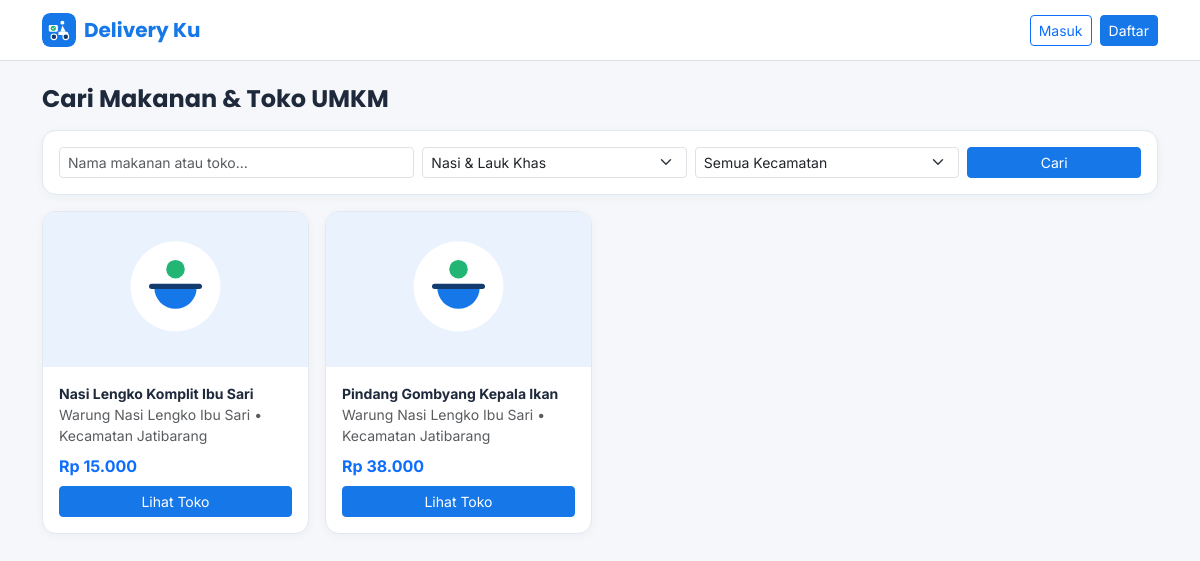
The page /index.php?route=user/search&category_id=1 on the database its author committed.
### tables this page shows
CREATE TABLE IF NOT EXISTS `products` (
    `id` BIGINT UNSIGNED AUTO_INCREMENT PRIMARY KEY,
    `merchant_id` BIGINT UNSIGNED NOT NULL,
    `category_id` INT UNSIGNED NULL,
    `name` VARCHAR(180) NOT NULL,
    `slug` VARCHAR(200) NOT NULL,
    `description` TEXT NULL,
    `price` DECIMAL(12,2) NOT NULL,
    `promo_price` DECIMAL(12,2) NULL,
    `stock` INT NOT NULL DEFAULT 100,
    `is_available` TINYINT(1) NOT NULL DEFAULT 1,
    `is_featured` TINYINT(1) NOT NULL DEFAULT 0,
    `sold_count` INT UNSIGNED NOT NULL DEFAULT 0,
    `rating_avg` DECIMAL(3,2) NOT NULL DEFAULT 5.00,
    `created_at` TIMESTAMP DEFAULT CURRENT_TIMESTAMP,
    `updated_at` TIMESTAMP DEFAULT CURRENT_TIMESTAMP ON UPDATE CURRENT_TIMESTAMP,
    `deleted_at` TIMESTAMP NULL DEFAULT NULL,
    INDEX `idx_prod_merchant` (`merchant_id`),
    INDEX `idx_prod_cat` (`category_id`),
    INDEX `idx_prod_avail` (`is_available`),
    CONSTRAINT `fk_prod_merchant` FOREIGN KEY (`merchant_id`) REFERENCES `merchants`(`id`) ON DELETE CASCADE,
    CONSTRAINT `fk_prod_cat` FOREIGN KEY (`category_id`) REFERENCES `categories`(`id`) ON DELETE SET NULL
);

CREATE TABLE IF NOT EXISTS `merchants` (
    `id` BIGINT UNSIGNED AUTO_INCREMENT PRIMARY KEY,
    `user_id` BIGINT UNSIGNED NOT NULL UNIQUE,
    `merchant_category_id` INT UNSIGNED NULL,
    `district_id` INT UNSIGNED NULL,
    `village_id` INT UNSIGNED NULL,
    `store_name` VARCHAR(160) NOT NULL,
    `slug` VARCHAR(180) NOT NULL UNIQUE,
    `description` TEXT NULL,
    `logo_path` VARCHAR(255) NULL,
    `banner_path` VARCHAR(255) NULL,
    `address` TEXT NOT NULL,
    `postal_code` VARCHAR(10) NULL,
    `latitude` DECIMAL(10,7) NULL,
    `longitude` DECIMAL(10,7) NULL,
    `open_time` TIME NOT NULL DEFAULT '08:00:00',
    `close_time` TIME NOT NULL DEFAULT '21:00:00',
    `is_open` TINYINT(1) NOT NULL DEFAULT 1,
    `verification_status` ENUM('pending','approved','rejected') NOT NULL DEFAULT 'pending',
    `verification_notes` TEXT NULL,
    `commission_rate` DECIMAL(5,2) NULL COMMENT 'Override komisi persen khusus merchant jika diisi',
    `rating_avg` DECIMAL(3,2) NOT NULL DEFAULT 5.00,
    `total_reviews` INT UNSIGNED NOT NULL DEFAULT 0,
    `is_recommended` TINYINT(1) NOT NULL DEFAULT 0,
    `is_demo` TINYINT(1) NOT NULL DEFAULT 0,
    `created_at` TIMESTAMP DEFAULT CURRENT_TIMESTAMP,
    `updated_at` TIMESTAMP DEFAULT CURRENT_TIMESTAMP ON UPDATE CURRENT_TIMESTAMP,
    `deleted_at` TIMESTAMP NULL DEFAULT NULL,
    INDEX `idx_merchant_verify` (`verification_status`, `is_open`),
    INDEX `idx_merchant_district` (`district_id`),
    CONSTRAINT `fk_merchant_user` FOREIGN KEY (`user_id`) REFERENCES `users`(`id`) ON DELETE CASCADE,
    CONSTRAINT `fk_merchant_cat` FOREIGN KEY (`merchant_category_id`) REFERENCES `merchant_categories`(`id`) ON DELETE SET NULL,
    CONSTRAINT `fk_merchant_dist` FOREIGN KEY (`district_id`) REFERENCES `districts`(`id`) ON DELETE SET NULL,
    CONSTRAINT `fk_merchant_vil` FOREIGN KEY (`village_id`) REFERENCES `villages`(`id`) ON DELETE SET NULL
);

CREATE TABLE IF NOT EXISTS `districts` (
    `id` INT UNSIGNED AUTO_INCREMENT PRIMARY KEY,
    `regency_name` VARCHAR(100) NOT NULL DEFAULT 'Kabupaten Indramayu',
    `province_name` VARCHAR(100) NOT NULL DEFAULT 'Jawa Barat',
    `name` VARCHAR(120) NOT NULL,
    `postal_code` VARCHAR(10) NULL,
    `latitude` DECIMAL(10,7) NULL,
    `longitude` DECIMAL(10,7) NULL,
    `base_delivery_fee` DECIMAL(12,2) NOT NULL DEFAULT 6000.00,
    `per_km_fee` DECIMAL(12,2) NOT NULL DEFAULT 2500.00,
    `is_active` TINYINT(1) NOT NULL DEFAULT 1,
    `created_at` TIMESTAMP DEFAULT CURRENT_TIMESTAMP,
    `updated_at` TIMESTAMP DEFAULT CURRENT_TIMESTAMP ON UPDATE CURRENT_TIMESTAMP,
    `deleted_at` TIMESTAMP NULL DEFAULT NULL,
    UNIQUE KEY `uq_district_regency` (`regency_name`, `name`),
    INDEX `idx_district_active` (`is_active`)
);

### app/controllers/UserController.php (called while the page is built, shortened)
<?php
final class UserController
{
    public function search(): void
    {
        $pdo = Database::connection();
        $q = trim((string)($_GET['q'] ?? ''));
        $catId = (int)($_GET['category_id'] ?? 0);
        $sql = 'SELECT p.*, m.store_name, m.id AS merchant_id, d.name AS district_name,
                       (SELECT image_path FROM product_images WHERE product_id=p.id AND is_primary=1 LIMIT 1) AS primary_image
                FROM products p
                JOIN merchants m ON m.id=p.merchant_id
                LEFT JOIN districts d ON d.id=m.district_id
                WHERE p.is_available = 1 AND p.deleted_at IS NULL AND m.verification_status="approved"';
        $params = [];
        if ($catId > 0) {
            $sql .= ' AND p.category_id = ?';
            $params[] = $catId;
        }
        $sql .= ' ORDER BY p.sold_count DESC LIMIT 50';
        $stmt = $pdo->prepare($sql);
        $stmt->execute($params);
        $products = $stmt->fetchAll();
        $categories = $pdo->query('SELECT * FROM categories WHERE is_active = 1 AND deleted_at IS NULL ORDER BY sort_order')->fetchAll();
        render_view('user/search', compact('products', 'categories', 'districts', 'q', 'catId', 'distId') + [
            'pageTitle' => 'Cari Makanan & Merchant - Delivery Ku',
        ], 'user_shell');
    }
}

### index.php (called while the page is built, shortened)
<?php
$routes = require BASE_PATH . '/routes/web.php';
$route = trim((string)($_GET['route'] ?? ''), '/');
$handler = $routes[$route];
$isPost = ($_SERVER['REQUEST_METHOD'] ?? 'GET') === 'POST';
if ($isPost && isset($handler[2], $handler[3])) {
    $controllerClass = $handler[2];
    $method = $handler[3];
} else {
    $method = $handler[1];
}
$controller = new $controllerClass();
$controller->{$method}();

### resources/views/user/search.php (the view, shortened to what this page needs)
<h4 class="fw-bold mb-3">Cari Makanan & Toko UMKM</h4>
<div class="dk-card p-3 mb-3">
    <form method="GET" class="row g-2">
        <div class="col-md-4"><input type="text" name="q" value="<?= e($q) ?>" class="form-control form-control-sm" placeholder="Nama makanan atau toko..."></div>
        <div class="col-md-3"><select name="category_id" class="form-select form-select-sm"><option value="0">Semua Kategori</option><?php foreach ($categories as $c): ?><option value="<?= (int)$c['id'] ?>" <?= $catId === (int)$c['id'] ? 'selected' : '' ?>><?= e($c['name']) ?></option><?php endforeach; ?></select></div>
        <div class="col-md-3"><select name="district_id" class="form-select form-select-sm"><option value="0">Semua Kecamatan</option></select></div>
        <div class="col-md-2"><button class="btn btn-dk-primary btn-sm w-100">Cari</button></div>
    </form>
</div>
<div class="row g-3">
    <?php foreach ($products as $p): ?>
        <div class="col-6 col-md-4 col-lg-3">
            <div class="dk-card h-100 d-flex flex-column">
                <img src="<?= e(upload_url($p['primary_image'])) ?>" alt="<?= e($p['name']) ?>" class="product-card-img w-100">
                <div class="p-3 d-flex flex-column flex-grow-1">
                    <div class="fw-bold small"><?= e($p['name']) ?></div>
                    <small class="text-muted mb-2"><?= e($p['store_name']) ?> • <?= e($p['district_name'] ?? '') ?></small>
                    <div class="fw-bold text-primary mb-2"><?= e(rupiah($p['promo_price'] ?: $p['price'])) ?></div>
                    <a href="<?= e(route_url('user/merchant', ['id' => $p['merchant_id']])) ?>" class="btn btn-dk-primary btn-sm mt-auto">Lihat Toko</a>
                </div>
            </div>
        </div>
    <?php endforeach; ?>
</div>

### public/assets/css/deliveryku.css (style rules this page uses)
:root { --dk-blue: #1677E8; --dk-navy: #123B70; --dk-white: #FFFFFF; --dk-bg: #F5F7FA; --dk-green: #22B573; --dk-border: #E2E8F0; }
body { font-family: 'Inter', 'Poppins', system-ui, -apple-system, sans-serif; background-color: var(--dk-bg); color: #1E293B; }
h1, h2, h3, h4, h5, h6, .brand-font { font-family: 'Poppins', 'Inter', sans-serif; }
.btn-dk-primary { background-color: var(--dk-blue); border-color: var(--dk-blue); color: #fff; }
.dk-card { border: 1px solid var(--dk-border); border-radius: 14px; box-shadow: 0 2px 10px rgba(18, 59, 112, 0.04); background: #fff; }
.product-card-img { height: 155px; object-fit: cover; border-top-left-radius: 13px; border-top-right-radius: 13px; background: #EEF4FC; }

### rows shown on the page
products: name "Nasi Lengko Komplit Ibu Sari", merchant.store_name "Warung Nasi Lengko Ibu Sari", districts.name "Kecamatan Jatibarang", promo_price "Rp 15.000"
products: name "Pindang Gombyang Kepala Ikan", merchant.store_name "Warung Nasi Lengko Ibu Sari", districts.name "Kecamatan Jatibarang", rupiah($p['promo_price'] ?: $p['price']) "Rp 38.000"

### other values the page prints
form field category_id "Nasi & Lauk Khas"
